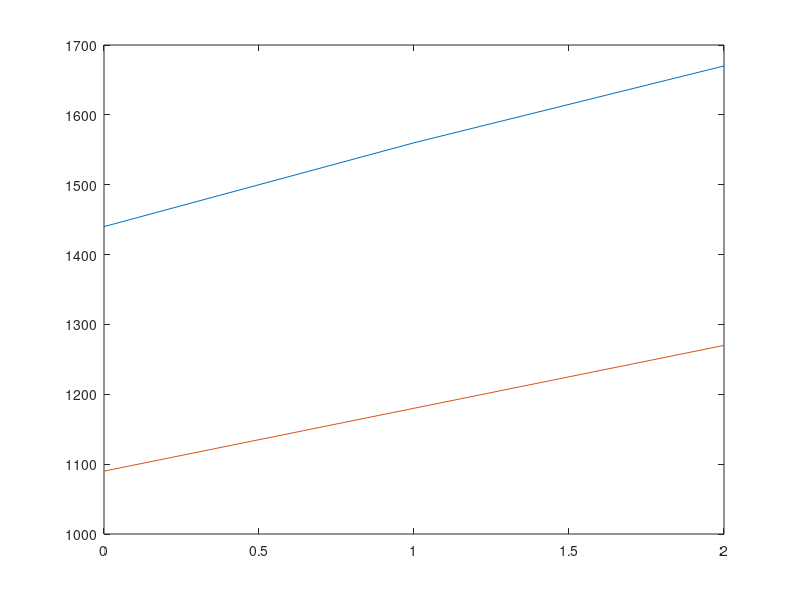

Recreate this plot in MATLAB.
close all; 
clc;
clear all;
v=[0,1,2];ch1=[1440,1560,1670];
ch2=[1090,1180,1270];
figure
plot(v,ch1)
hold
plot(v,ch2)
